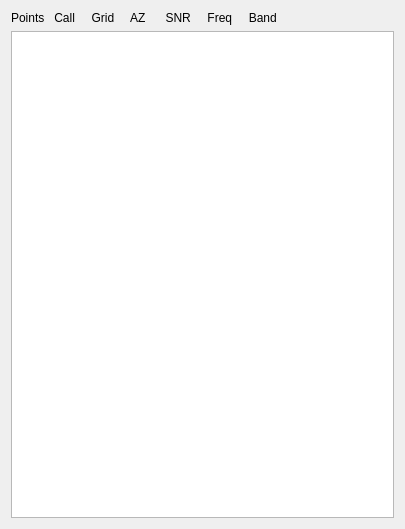
<?xml version="1.0" encoding="UTF-8"?>
<ui version="4.0">
 <class>ARRL_Digi</class>
 <widget class="QWidget" name="ARRL_Digi">
  <property name="geometry">
   <rect>
    <x>0</x>
    <y>0</y>
    <width>405</width>
    <height>529</height>
   </rect>
  </property>
  <property name="windowTitle">
   <string>Message Averaging</string>
  </property>
  <layout class="QVBoxLayout" name="verticalLayout">
   <item>
    <layout class="QGridLayout" name="gridLayout">
     <item row="1" column="0">
      <widget class="QPlainTextEdit" name="ARRL_DigiPlainTextEdit">
       <property name="lineWrapMode">
        <enum>QPlainTextEdit::NoWrap</enum>
       </property>
      </widget>
     </item>
     <item row="0" column="0">
      <widget class="QLabel" name="header_label">
       <property name="text">
        <string>Points   Call     Grid     AZ      SNR     Freq     Band</string>
       </property>
       <property name="margin">
        <number>3</number>
       </property>
      </widget>
     </item>
    </layout>
   </item>
  </layout>
 </widget>
 <resources/>
 <connections/>
</ui>
